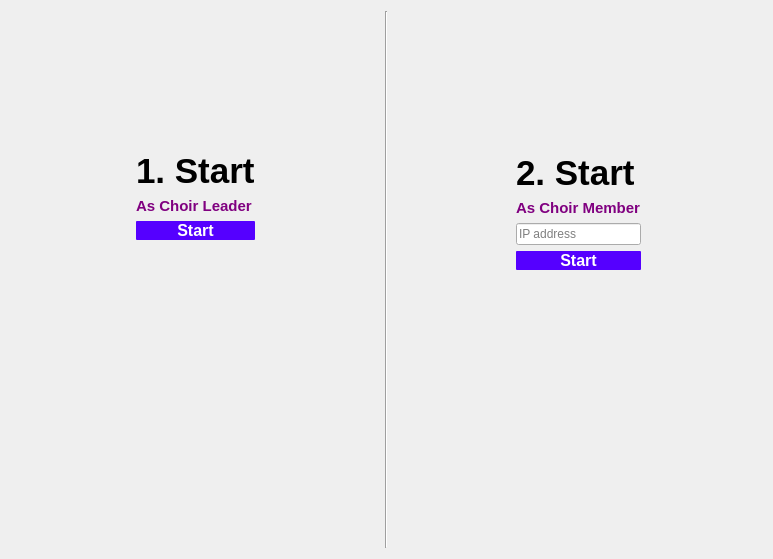
<?xml version="1.0" encoding="UTF-8"?>
<ui version="4.0">
 <class>LogInPage</class>
 <widget class="QWidget" name="LogInPage">
  <property name="geometry">
   <rect>
    <x>0</x>
    <y>0</y>
    <width>773</width>
    <height>559</height>
   </rect>
  </property>
  <property name="windowTitle">
   <string>Form</string>
  </property>
  <layout class="QHBoxLayout" name="horizontalLayout_4">
   <item>
    <layout class="QHBoxLayout" name="horizontalLayout_3">
     <item>
      <layout class="QVBoxLayout" name="verticalLayout_3">
       <item>
        <spacer name="verticalSpacer_2">
         <property name="orientation">
          <enum>Qt::Vertical</enum>
         </property>
         <property name="sizeHint" stdset="0">
          <size>
           <width>20</width>
           <height>38</height>
          </size>
         </property>
        </spacer>
       </item>
       <item>
        <layout class="QHBoxLayout" name="horizontalLayout">
         <item>
          <spacer name="horizontalSpacer_3">
           <property name="orientation">
            <enum>Qt::Horizontal</enum>
           </property>
           <property name="sizeHint" stdset="0">
            <size>
             <width>58</width>
             <height>20</height>
            </size>
           </property>
          </spacer>
         </item>
         <item>
          <layout class="QVBoxLayout" name="verticalLayout_2">
           <item>
            <widget class="QLabel" name="lbl_start_leader">
             <property name="styleSheet">
              <string notr="true">font-size: 35px;
font-family: &quot;Comic Sans MS&quot;;
font: bold;</string>
             </property>
             <property name="text">
              <string>1. Start</string>
             </property>
            </widget>
           </item>
           <item>
            <widget class="QLabel" name="lbl_choir_leader">
             <property name="styleSheet">
              <string notr="true">font-size: 15px;
font-family: &quot;Comic Sans MS&quot;;
font: bold;
color: purple</string>
             </property>
             <property name="text">
              <string>As Choir Leader</string>
             </property>
            </widget>
           </item>
           <item>
            <widget class="QPushButton" name="btn_start_leader">
             <property name="styleSheet">
              <string notr="true">font-size: 16px;
font-family: &quot;Comic Sans MS&quot;;
font: bold;
color: rgb(255, 255, 255);
border-radius: 1px;
background-color: rgb(85, 0, 255);
/*For getting optimal results i will add an Image as background fot the button*/</string>
             </property>
             <property name="text">
              <string>Start</string>
             </property>
            </widget>
           </item>
          </layout>
         </item>
         <item>
          <spacer name="horizontalSpacer">
           <property name="orientation">
            <enum>Qt::Horizontal</enum>
           </property>
           <property name="sizeHint" stdset="0">
            <size>
             <width>98</width>
             <height>20</height>
            </size>
           </property>
          </spacer>
         </item>
        </layout>
       </item>
       <item>
        <spacer name="verticalSpacer">
         <property name="orientation">
          <enum>Qt::Vertical</enum>
         </property>
         <property name="sizeHint" stdset="0">
          <size>
           <width>20</width>
           <height>308</height>
          </size>
         </property>
        </spacer>
       </item>
      </layout>
     </item>
     <item>
      <widget class="Line" name="line">
       <property name="orientation">
        <enum>Qt::Vertical</enum>
       </property>
      </widget>
     </item>
     <item>
      <layout class="QVBoxLayout" name="verticalLayout_4">
       <item>
        <spacer name="verticalSpacer_3">
         <property name="orientation">
          <enum>Qt::Vertical</enum>
         </property>
         <property name="sizeHint" stdset="0">
          <size>
           <width>20</width>
           <height>40</height>
          </size>
         </property>
        </spacer>
       </item>
       <item>
        <layout class="QHBoxLayout" name="horizontalLayout_2">
         <item>
          <spacer name="horizontalSpacer_2">
           <property name="orientation">
            <enum>Qt::Horizontal</enum>
           </property>
           <property name="sizeHint" stdset="0">
            <size>
             <width>108</width>
             <height>20</height>
            </size>
           </property>
          </spacer>
         </item>
         <item>
          <layout class="QVBoxLayout" name="verticalLayout">
           <item>
            <widget class="QLabel" name="lbl_start_member">
             <property name="styleSheet">
              <string notr="true">font-size: 35px;
font-family: &quot;Comic Sans MS&quot;;
font: bold;</string>
             </property>
             <property name="text">
              <string>2. Start</string>
             </property>
            </widget>
           </item>
           <item>
            <widget class="QLabel" name="lbl_choir_member">
             <property name="styleSheet">
              <string notr="true">font-size: 15px;
font-family: &quot;Comic Sans MS&quot;;
font: bold;
color: purple</string>
             </property>
             <property name="text">
              <string>As Choir Member</string>
             </property>
            </widget>
           </item>
           <item>
            <widget class="QLineEdit" name="ip_address_member_login">
             <property name="placeholderText">
              <string>IP address</string>
             </property>
            </widget>
           </item>
           <item>
            <widget class="QPushButton" name="btn_start_member">
             <property name="styleSheet">
              <string notr="true">font-size: 16px;
font-family: &quot;Comic Sans MS&quot;;
font: bold;
color: rgb(255, 255, 255);
border-radius: 1px;
background-color: rgb(85, 0, 255);
/*For getting optimal results i will add an Image as background fot the button*/</string>
             </property>
             <property name="text">
              <string>Start</string>
             </property>
            </widget>
           </item>
          </layout>
         </item>
         <item>
          <spacer name="horizontalSpacer_4">
           <property name="orientation">
            <enum>Qt::Horizontal</enum>
           </property>
           <property name="sizeHint" stdset="0">
            <size>
             <width>68</width>
             <height>20</height>
            </size>
           </property>
          </spacer>
         </item>
        </layout>
       </item>
       <item>
        <spacer name="verticalSpacer_4">
         <property name="orientation">
          <enum>Qt::Vertical</enum>
         </property>
         <property name="sizeHint" stdset="0">
          <size>
           <width>20</width>
           <height>278</height>
          </size>
         </property>
        </spacer>
       </item>
      </layout>
     </item>
    </layout>
   </item>
  </layout>
 </widget>
 <resources/>
 <connections/>
</ui>
